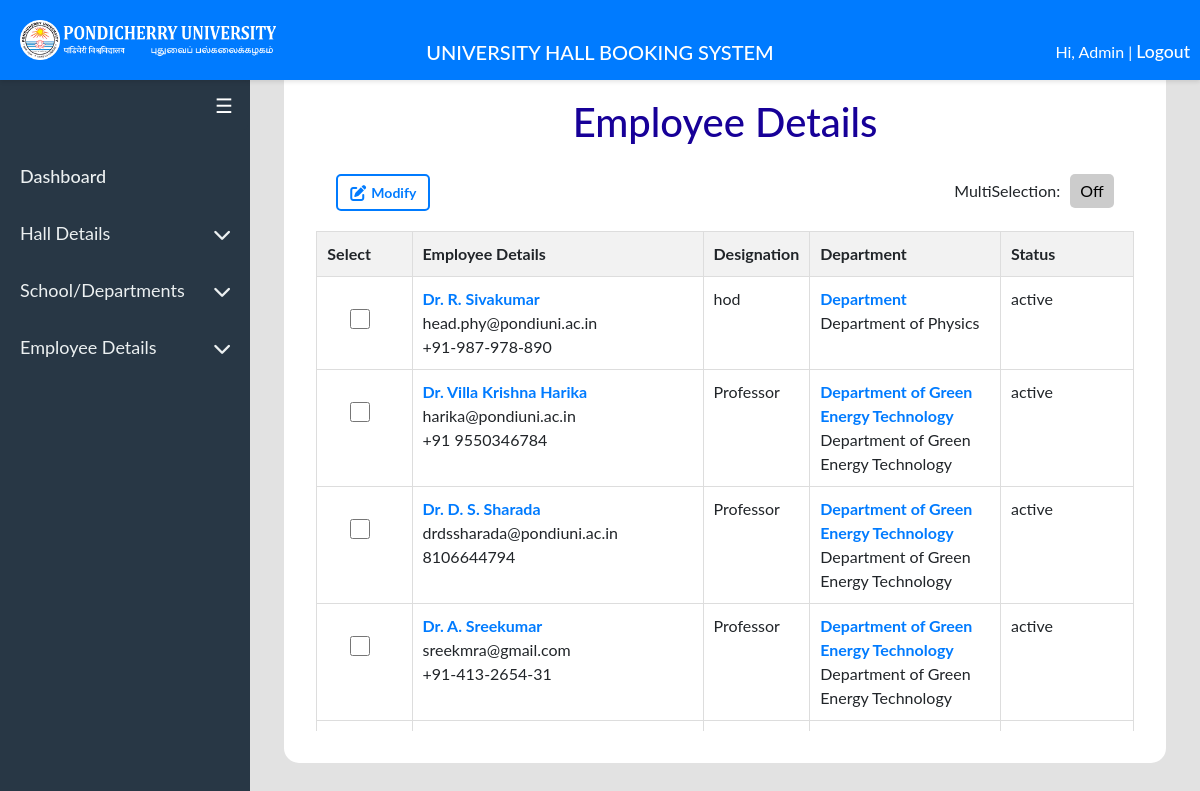
/view_employees1.php (signed in), run on the app's committed database.
### tables this page shows
CREATE TABLE `employee` (
  `employee_name` varchar(100) DEFAULT NULL,
  `employee_email` varchar(100) DEFAULT NULL,
  `employee_mobile` varchar(15) DEFAULT NULL,
  `designation` varchar(50) DEFAULT NULL,
  `school_id` int(11) NOT NULL,
  `department_id` int(11) DEFAULT NULL,
  `office` varchar(100) DEFAULT NULL,
  `status` varchar(20) DEFAULT NULL,
  `employee_id` int(11) NOT NULL
);

CREATE TABLE `departments` (
  `department_id` int(10) NOT NULL,
  `school_id` int(11) DEFAULT NULL,
  `department_name` varchar(150) NOT NULL,
  `incharge_name` varchar(255) NOT NULL,
  `incharge_contact_mobile` varchar(11) NOT NULL,
  `designation` varchar(255) NOT NULL,
  `incharge_email` varchar(255) NOT NULL,
  `incharge_intercom` varchar(255) NOT NULL,
  `incharge_status` varchar(100) NOT NULL
);

### view_employees1.php (the view, shortened to what this page needs)
<?php
include 'assets/header.php';
if (isset($conn)) {
    $sql = "SELECT employee.*, departments.department_name
    FROM employee
    JOIN departments ON employee.department_id = departments.department_id";
    $sql .= " order by employee.employee_id desc";
    $result = mysqli_query($conn, $sql);
} else {
    die("Database connection is not established.");
}
?>
<!DOCTYPE html>
<html lang="en">
<head>
    <link rel="stylesheet" href="https://cdn.jsdelivr.net/npm/flatpickr/dist/flatpickr.min.css">
    <link href="https://cdnjs.cloudflare.com/ajax/libs/font-awesome/6.0.0-beta3/css/all.min.css" rel="stylesheet">
    <link href="https://cdn.jsdelivr.net/npm/bootstrap@5.3.0/dist/css/bootstrap.min.css" rel="stylesheet">
    <link rel="stylesheet" href="assets/design.css" />
</head>
<body>
    <div id="main">
        <div class="container1 mt-3">
            <div class="table-wrapper">
                <div class="card">
                    <div class="card-body">
                        <center>
                            <h1 style="color:#170098;">Employee Details</h1>
                        </center>
                        <div class="row">
                            <div class="col-8">
                                <div style="display: flex;  align-items: center; gap: 10px; margin: 20px;">
                                <button onclick="modifySelected()" class="icon-button blue-button">
                                    <i class="fa-solid fa-pen-to-square"></i> Modify
                                </button>
                                </div>
                            </div>
                            <div class="col-4">
                                <div style="display: flex; justify-content: flex-end; align-items: center; gap: 10px; margin: 20px;">
                                    <label for="multiSelectToggle">MultiSelection:</label>
                                    <button id="multiSelectToggle" onclick="toggleMultiSelect()" style="padding: 5px 10px; border: none; border-radius: 5px; background-color: #ccc; cursor: pointer;">
                                        Off
                                    </button>
                                </div>
                            </div>
                        </div>
                        <div class="table-container" style="max-height: 500px; overflow-y: auto;">
                            <table class="table table-bordered" id="bookingTable">
                                <thead style="position: sticky; top: 0; background-color: white; z-index: 1;">
                                    <tr>
                                        <th>Select</th>
                                        <th>Employee Details</th>
                                        <th>Designation</th>
                                        <th>Department</th>
                                        <th>Status</th>
                                    </tr>
                                </thead>
                                <tbody>
                                    <?php if (mysqli_num_rows($result) > 0):
                                        while ($employee = mysqli_fetch_assoc($result)): ?>
                                            <tr>
                                                <td style="width:12%;">
                                                    <input type="checkbox" style="width: 20px; height: 20px; margin: 30% 30%;"
                                                        class="hall-checkbox" value="<?php echo $employee['employee_id']; ?>"
                                                        onclick="handleCheckbox(this)">
                                                </td>
                                                <td style="width:18%; "><b
                                                        style="color: #007bff;"><?php echo htmlspecialchars($employee['employee_name']); ?></b><br>
                                                    <?php echo htmlspecialchars($employee['employee_email']); ?><br>
                                                    <?php echo htmlspecialchars($employee['employee_mobile']); ?> </td>
                                                <td style="width:12%;"><?php echo htmlspecialchars($employee['designation']); ?>
                                                </td>
                                                <td style="width:24%;"> <b
                                                        style="color: #007bff;"><?php echo htmlspecialchars($employee['office']); ?></b><br>
                                                    <?php echo htmlspecialchars($employee['department_name']); ?></td>
                                                <td style="width:17%;"><?php echo htmlspecialchars($employee['status']); ?></td>
                                            </tr>
                                            <?php
                                        endwhile;
                                        ?>
                                    <?php else: ?>
                                        <tr>
                                            <td colspan="7" class="text-center">No schools available</td>
                                        </tr>
                                    <?php endif; ?>
                                </tbody>
                            </table>
                        </div>
                    </div>
                </div>
            </div>
        </div>
    </div>
</body>
</html>

### assets/design.css (style rules this page uses)
body { background: #e2e2e2; }
body { font-family: "Lato", sans-serif; margin: 0; padding-top: 0; }
.card { border: none; border-radius: 15px; }
.card-body { padding: 2rem; }
#main { margin-left:250px; transition: margin-left .5s; padding: 16px; padding-top: 50px; }
.icon-button { display: flex; align-items: center; gap: 5px; padding: 6px 12px; background-color: transparent; border: 2px solid; border-radius: 5px; cursor: pointer; font-size: 14px; font-weight: bold; transition: all 0.3s ease; }
.icon-button i { font-size: 16px; }
.blue-button { color: #007bff; border-color: #007bff; }
#bookingTable th, #bookingTable td { padding: 10px; text-align: left; border: 1px solid #ddd; }
#bookingTable th { background-color: #f2f2f2; position: sticky; top: 0; z-index: 2; }
.table-container { max-height: 500px; overflow-y: auto; }

### assets/header.php (style rules this page uses)
body { font-family: "Lato", sans-serif; margin: 0; padding-top: 0; }

### view_employees1.php (style rules this page uses)
.table-wrapper { overflow-x: auto; max-width: 100%; }
thead th { text-align: center; background-color: #f4f4f4; padding: 10px; }
.container1 { width: calc(100%); max-width: none; justify-content: space-between; align-items: center; padding: 0 2%; }
.card { border: none; }
.icon-button { display: flex; align-items: center; gap: 5px; padding: 6px 12px; background-color: transparent; border: 2px solid; border-radius: 5px; cursor: pointer; font-size: 14px; font-weight: bold; transition: all 0.3s ease; }
.icon-button i { font-size: 16px; }
.blue-button { color: #007bff; border-color: #007bff; }

### data on the page
employee: employee_name "Dr. R. Sivakumar", employee_email "head.phy@pondiuni.ac.in", employee_mobile "+91-987-978-890", designation "hod", office "Department", department.department_name "Department of Physics", status "active"
employee: employee_name "Dr. Villa Krishna Harika", employee_email "harika@pondiuni.ac.in", employee_mobile "+91 9550346784", designation "Professor", office "Department of Green Energy Technology", department.department_name "Department of Green Energy Technology", status "active"
employee: employee_name "Dr. D. S. Sharada", employee_email "drdssharada@pondiuni.ac.in", employee_mobile "8106644794", designation "Professor", office "Department of Green Energy Technology", department.department_name "Department of Green Energy Technology", status "active"
employee: employee_name "Dr. A. Sreekumar", employee_email "sreekmra@gmail.com", employee_mobile "+91-413-2654-31", designation "Professor", office "Department of Green Energy Technology", department.department_name "Department of Green Energy Technology", status "active"

### other printed values
$username "Admin"
